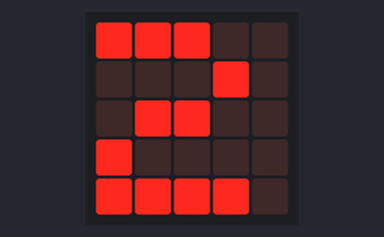
Bench run of a program on a simulated BBC micro:bit (MakeCode). On the bench: the board's 5×5 LED display. Random numbers come from a fixed seed. At 7.2 s the program stops and its outputs stay as they are.

Above: at 0.1 s.
At 0.8 s:
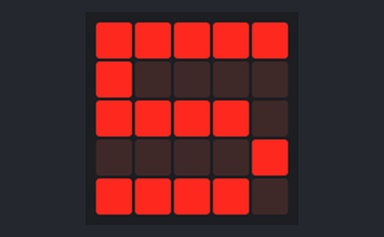
At 1.6 s:
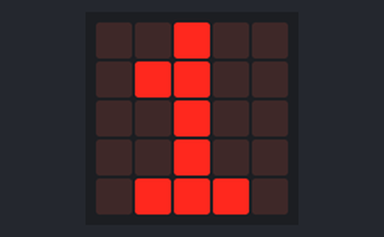
At 2.3 s:
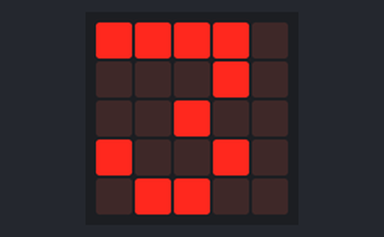
At 3.8 s:
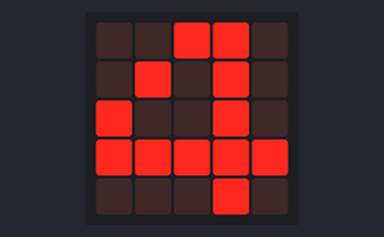
At 6.8 s:
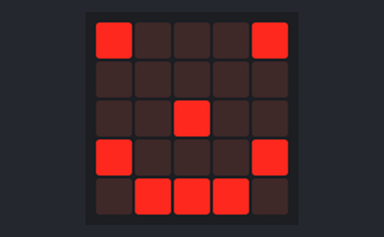

The program:

main.ts
```typescript
let DADO = randint(1, 6)
basic.showNumber(DADO)
while (DADO != 6) {
    DADO = randint(1, 6)
    basic.showNumber(DADO)
}
if (DADO == 6) {
    basic.showLeds(`
        # . . . #
        . . . . .
        . . # . .
        # . . . #
        . # # # .
        `)
}
```

test.ts
```typescript
// testes vão aqui; isto não será compilado quando este pacote for usado como uma extensão.
```

Measured:
- what the display in image 1 shows lasts 0.7 s, from 0.8 s to 1.5 s
- what the display in image 4 shows lasts 2.2 s, from 3.8 s to 6.0 s
